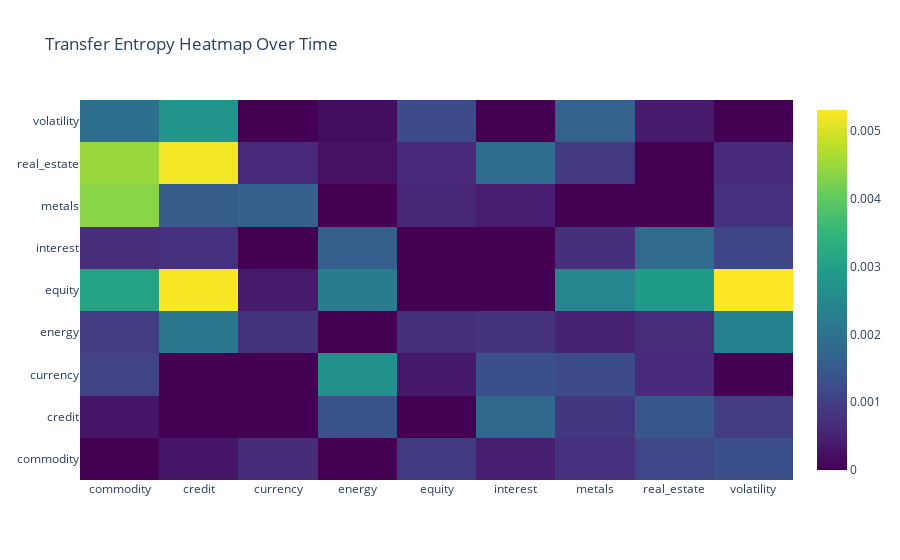

Notebook code for this chart:
### Code cell
def discretize(contin_data, num_bins=6):
    # Create quantile-based bins so that each bin contains roughly equal number of data points.
    quantiles = np.linspace(0, 100, num_bins + 1)
    bins = np.percentile(contin_data, quantiles)
    # Avoid duplicate bin edges in case of ties.
    bins = np.unique(bins)
    discretized = np.digitize(contin_data, bins[1:-1])
        
    return discretized

asset_classes_discrete = pca_and_discretize(log_returns, tickers, 3, discretize)
whole_window = [(asset_classes_discrete.index.min(), asset_classes_discrete.index.max(), asset_classes_discrete)]
te_matrix, te_matrix_surrogate = compute_measure_matrix(whole_window, measure_func = info_theory.transfer_entropy_fast, n_surrogates=10, k=1, l=1)
signif_te_matrix = np.squeeze(np.maximum((te_matrix - te_matrix_surrogate), 0), axis=2)
endpoints = [end_date for _, end_date, _ in whole_window]
plotting.create_measure_heatmap(np.expand_dims(signif_te_matrix, axis=2), asset_classes_discrete.columns, endpoints, "Transfer Entropy")

### Figure 1 — Plotly figure (JSON) as saved in the notebook; plotly's stock layout.template omitted (floating-point values rounded to 4 significant figures)
{"data": [{"colorscale": [[0, "#440154"], [0.1111, "#482878"], [0.2222, "#3e4989"], [0.3333, "#31688e"], [0.4444, "#26828e"], [0.5556, "#1f9e89"], [0.6667, "#35b779"], [0.7778, "#6ece58"], [0.8889, "#b5de2b"], [1, "#fde725"]], "type": "heatmap", "x": ["commodity", "credit", "currency", "energy", "equity", "interest", "metals", "real_estate", "volatility"], "y": ["commodity", "credit", "currency", "energy", "equity", "interest", "metals", "real_estate", "volatility"], "z": [[0.0, 0.0003318, 0.000661, 0.0, 0.0009145, 0.0004586, 0.000751, 0.001147, 0.001311], [0.0003044, 0.0, 0.0, 0.001351, 0.0, 0.001773, 0.0008722, 0.001461, 0.0009631], [0.001068, 0.0, 0.0, 0.002656, 0.0003433, 0.001296, 0.001207, 0.0006261, 0.0], [0.0009607, 0.002115, 0.0007991, 0.0, 0.0007384, 0.0007847, 0.000489, 0.0006951, 0.002341], [0.003083, 0.005279, 0.0003917, 0.002227, 0.0, 0.0, 0.002447, 0.002916, 0.005309], [0.0006933, 0.0007563, 0.0, 0.001597, 0.0, 0.0, 0.0007062, 0.001827, 0.001123], [0.004355, 0.001532, 0.001595, 0.0, 0.0005766, 0.0004423, 0.0, 0.0, 0.0007537], [0.004484, 0.005217, 0.0006102, 0.0002472, 0.0005891, 0.001868, 0.0008857, 0.0, 0.0006515], [0.001924, 0.002746, 0.0, 0.0001882, 0.00123, 0.0, 0.001641, 0.0004144, 0.0]]}], "layout": {"sliders": [{"active": 0, "currentvalue": {"font": {"size": 20}, "prefix": "Year up to: ", "xanchor": "right"}, "pad": {"b": 10, "t": 50}, "steps": [{"args": [["Window 0"], {"frame": {"duration": 0}, "mode": "immediate"}], "label": "2024", "method": "animate"}]}], "title": {"text": "Transfer Entropy Heatmap Over Time"}}}
